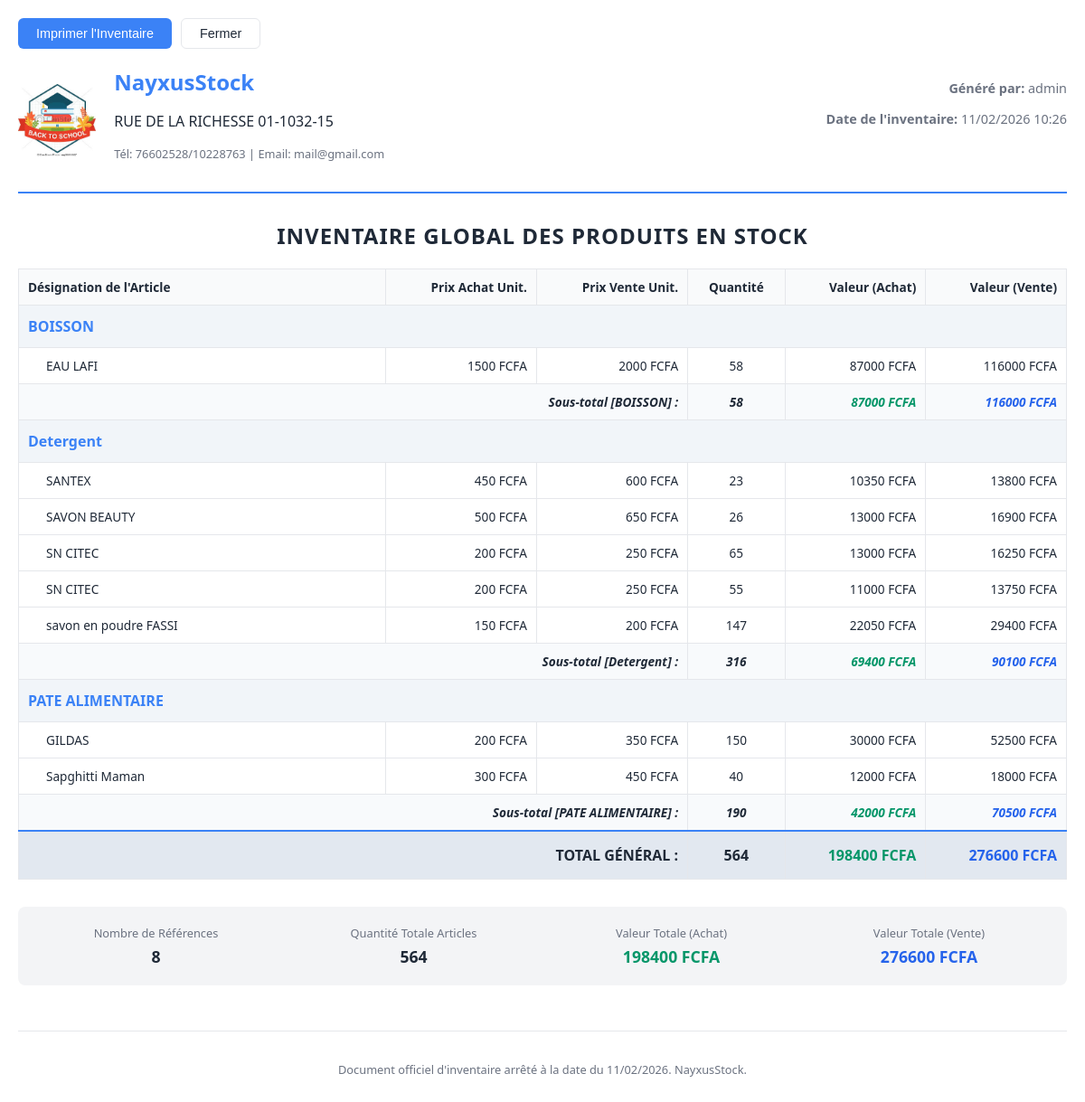
/inventory/products/report/inventory/ (signed in), run on the app's committed database.
### core/models.py (models this page shows, shortened)
class StoreSettings(models.Model):
    name = models.CharField(max_length=100, default="NayxusStock", verbose_name="Nom du magasin")
    address = models.TextField(blank=True, null=True, verbose_name="Adresse")
    phone = models.CharField(max_length=50, blank=True, null=True, verbose_name="Téléphone")
    email = models.EmailField(blank=True, null=True, verbose_name="Email")
    logo = models.ImageField(upload_to='logo/', blank=True, null=True, verbose_name="Logo")
    class Meta:
        verbose_name = "Paramètres du magasin"
        verbose_name_plural = "Paramètres du magasin"
    @classmethod
    def get_settings(cls):
        obj, created = cls.objects.get_or_create(id=1)
        return obj

### users/models.py (models this page shows, shortened)
class User(AbstractUser):
    class Role(models.TextChoices):
        ADMIN = "ADMIN", "Administrateur"
        SELLER = "SELLER", "Vendeur"
    role = models.CharField(max_length=50, choices=Role.choices, default=Role.SELLER)
    phone = models.CharField(max_length=20, blank=True, null=True)

### inventory/models.py (models this page shows, shortened)
class Category(models.Model):
    name = models.CharField(max_length=100, unique=True, verbose_name="Nom")
    slug = models.SlugField(max_length=100, unique=True)
    parent = models.ForeignKey('self', on_delete=models.CASCADE, null=True, blank=True, related_name='children', verbose_name="Catégorie Parente")
    description = models.TextField(blank=True, null=True)
    class Meta:
        verbose_name = "Catégorie"
        verbose_name_plural = "Catégories"
    def __str__(self):
        full_path = [self.name]
        k = self.parent
        while k is not None:
             full_path.append(k.name)
             k = k.parent
        return ' -> '.join(full_path[::-1])

class Product(models.Model):
    category = models.ForeignKey(Category, on_delete=models.RESTRICT, related_name='products', verbose_name="Catégorie")
    name = models.CharField(max_length=200, verbose_name="Nom")
    description = models.TextField(blank=True, null=True, verbose_name="Description")
    purchase_price = models.DecimalField(max_digits=10, decimal_places=2, verbose_name="Prix d'achat")
    selling_price = models.DecimalField(max_digits=10, decimal_places=2, verbose_name="Prix de vente")
    quantity = models.IntegerField(default=0, verbose_name="Quantité en stock")
    alert_threshold = models.IntegerField(default=10, verbose_name="Seuil d'alerte")
    image = models.ImageField(upload_to='products/', blank=True, null=True, verbose_name="Image")
    barcode = models.CharField(max_length=100, unique=True, blank=True, null=True, verbose_name="Code-barre")
    created_at = models.DateTimeField(auto_now_add=True)
    updated_at = models.DateTimeField(auto_now=True)
    class Meta:
        verbose_name = "Produit"
        verbose_name_plural = "Produits"
    def is_low_stock(self):
        return self.quantity <= self.alert_threshold

### inventory/views.py (the view)
# urls.py: path('products/report/inventory/', inventory_report, name='inventory_report'),
@login_required
@permission_required('inventory.add_product', raise_exception=True)
def inventory_report(request):
    products = Product.objects.all().select_related('category').order_by('category__name', 'name')
    categories_list = Category.objects.filter(products__isnull=False).distinct().order_by('name')
    report_data = []
    for cat in categories_list:
        cat_products = products.filter(category=cat)
        cat_qty = 0
        cat_purchase_value = 0
        cat_selling_value = 0
        for p in cat_products:
            cat_qty += p.quantity
            cat_purchase_value += p.quantity * p.purchase_price
            cat_selling_value += p.quantity * p.selling_price
        report_data.append({
            'category': cat,
            'products': cat_products,
            'subtotal_qty': cat_qty,
            'subtotal_purchase_value': cat_purchase_value,
            'subtotal_selling_value': cat_selling_value,
        })
    summary = products.aggregate(
        total_items=Count('id'),
        total_qty=Sum('quantity'),
    )
    total_purchase_value = 0
    total_selling_value = 0
    for p in products:
        total_purchase_value += p.quantity * p.purchase_price
        total_selling_value += p.quantity * p.selling_price
    context = {
        'report_data': report_data,
        'summary': {
            'total_items': summary['total_items'],
            'total_qty': summary['total_qty'],
            'total_purchase_value': total_purchase_value,
            'total_selling_value': total_selling_value,
        },
        'today': timezone.now()
    }
    return render(request, 'inventory/inventory_report.html', context)

### core/context_processors.py (called while the page is built)
def store_info(request):
    return {
        'store': StoreSettings.get_settings()
    }

def stock_alerts(request):
    count = Product.objects.filter(quantity__lte=F('alert_threshold')).count()
    return {
        'low_stock_alert_count': count
    }

### inventory/templates/inventory/inventory_report.html (shortened to what this page needs)
<!DOCTYPE html>
<html lang="fr">
<head>
</head>
<body>
    <div class="no-print">
        <button onclick="window.print()" class="btn btn-print">Imprimer l'Inventaire</button>
        <button onclick="window.close()" class="btn">Fermer</button>
    </div>
    <div class="header">
        <div style="display: flex; align-items: center; gap: 20px;">
            {% if store.logo %}
                <img src="{{ store.logo.url }}" alt="Logo" style="max-height: 80px; width: auto; border-radius: 4px;">
            {% endif %}
            <div class="company-info">
                <h1>{{ store.name }}</h1>
                <p>{{ store.address|default:"État Permanent de l'Inventaire" }}</p>
                {% if store.phone or store.email %}
                <p style="font-size: 0.8rem; color: var(--text-light);">
                    {% if store.phone %}Tél: {{ store.phone }} {% endif %}
                    {% if store.email %}| Email: {{ store.email }}{% endif %}
                </p>
                {% endif %}
            </div>
        </div>
        <div class="meta-info">
            <p><strong>Généré par:</strong> {{ user.username }}</p>
            <p><strong>Date de l'inventaire:</strong> {{ today|date:"d/m/Y H:i" }}</p>
        </div>
    </div>
    <div class="report-title">
        <h2>Inventaire Global des Produits en Stock</h2>
    </div>
    <table>
        <thead>
            <tr>
                <th style="width: 35%;">Désignation de l'Article</th>
                <th style="text-align: right;">Prix Achat Unit.</th>
                <th style="text-align: right;">Prix Vente Unit.</th>
                <th style="text-align: center;">Quantité</th>
                <th style="text-align: right;">Valeur (Achat)</th>
                <th style="text-align: right;">Valeur (Vente)</th>
            </tr>
        </thead>
        <tbody>
            {% for item in report_data %}
            <tr style="background-color: #f1f5f9;">
                <td colspan="6" style="font-weight: 700; color: var(--primary); font-size: 1rem; padding: 12px 10px;">
                     {{ item.category }}
                </td>
            </tr>
            {% for product in item.products %}
            <tr>
                <td style="padding-left: 30px; font-weight: 500;">{{ product.name }}</td>
                <td style="text-align: right;">{{ product.purchase_price|floatformat:0 }} FCFA</td>
                <td style="text-align: right;">{{ product.selling_price|floatformat:0 }} FCFA</td>
                <td style="text-align: center; {% if product.is_low_stock %}color: #dc2626; font-weight: 700;{% endif %}">
                    {{ product.quantity }}
                </td>
                <td style="text-align: right;">
                    {% widthratio product.quantity 1 product.purchase_price as val_p %}
                    {{ val_p }} FCFA
                </td>
                <td style="text-align: right;">
                    {% widthratio product.quantity 1 product.selling_price as val_s %}
                    {{ val_s }} FCFA
                </td>
            </tr>
            {% endfor %}
            <tr style="background-color: #f8fafc; font-style: italic;">
                <td colspan="3" style="text-align: right; font-weight: 600;">Sous-total [{{ item.category.name }}] :</td>
                <td style="text-align: center; font-weight: 700;">{{ item.subtotal_qty }}</td>
                <td style="text-align: right; font-weight: 700; color: #059669;">{{ item.subtotal_purchase_value|floatformat:0 }} FCFA</td>
                <td style="text-align: right; font-weight: 700; color: #2563eb;">{{ item.subtotal_selling_value|floatformat:0 }} FCFA</td>
            </tr>
            {% empty %}
            <tr>
                <td colspan="6" style="text-align: center;">Aucun produit en stock.</td>
            </tr>
            {% endfor %}
        </tbody>
        <tfoot>
            <tr style="background-color: #e2e8f0; border-top: 2px solid var(--primary);">
                <td colspan="3" style="text-align: right; font-size: 1rem; font-weight: 700; padding: 15px 10px;">TOTAL GÉNÉRAL :</td>
                <td style="text-align: center; font-size: 1rem; font-weight: 700;">{{ summary.total_qty }}</td>
                <td style="text-align: right; font-size: 1rem; font-weight: 700; color: #059669;">{{ summary.total_purchase_value|floatformat:0 }} FCFA</td>
                <td style="text-align: right; font-size: 1rem; font-weight: 700; color: #2563eb;">{{ summary.total_selling_value|floatformat:0 }} FCFA</td>
            </tr>
        </tfoot>
    </table>
    <div class="summary-section">
        <div class="summary-item">
            <span class="summary-label">Nombre de Références</span>
            <span class="summary-value">{{ summary.total_items }}</span>
        </div>
        <div class="summary-item">
            <span class="summary-label">Quantité Totale Articles</span>
            <span class="summary-value">{{ summary.total_qty }}</span>
        </div>
        <div class="summary-item">
            <span class="summary-label">Valeur Totale (Achat)</span>
            <span class="summary-value" style="color: #059669;">{{ summary.total_purchase_value|floatformat:0 }} FCFA</span>
        </div>
        <div class="summary-item">
            <span class="summary-label">Valeur Totale (Vente)</span>
            <span class="summary-value" style="color: #2563eb;">{{ summary.total_selling_value|floatformat:0 }} FCFA</span>
        </div>
    </div>
    <div style="margin-top: 50px; font-size: 0.8rem; color: var(--text-light); text-align: center; border-top: 1px solid var(--border); padding-top: 20px;">
        <p>Document officiel d'inventaire arrêté à la date du {{ today|date:"d/m/Y" }}. NayxusStock.</p>
    </div>
</body>
</html>

### inventory/templates/inventory/inventory_report.html (style rules this page uses)
:root { --primary: #3b82f6; --text-dark: #1f2937; --text-light: #6b7280; --border: #e5e7eb; }
body { font-family: 'Segoe UI', Tahoma, Geneva, Verdana, sans-serif; margin: 0; padding: 20px; color: var(--text-dark); background: #fff; }
.header { display: flex; justify-content: space-between; align-items: flex-start; margin-bottom: 30px; border-bottom: 2px solid var(--primary); padding-bottom: 20px; }
.company-info h1 { margin: 0; color: var(--primary); font-size: 24px; }
.report-title { text-align: center; margin-bottom: 20px; }
.report-title h2 { margin: 0; text-transform: uppercase; letter-spacing: 1px; }
.meta-info { font-size: 0.9rem; color: var(--text-light); text-align: right; }
table { width: 100%; border-collapse: collapse; margin-bottom: 30px; }
th, td { border: 1px solid var(--border); padding: 10px; text-align: left; font-size: 0.85rem; }
th { background-color: #f9fafb; font-weight: 600; }
.summary-section { display: grid; grid-template-columns: repeat(4, 1fr); gap: 20px; margin-top: 20px; padding: 20px; background: #f3f4f6; border-radius: 8px; }
.summary-item { text-align: center; }
.summary-label { display: block; font-size: 0.8rem; color: var(--text-light); margin-bottom: 5px; }
.summary-value { font-size: 1.1rem; font-weight: 700; color: var(--text-dark); }
.no-print { margin-bottom: 20px; display: flex; gap: 10px; }
.btn { padding: 8px 20px; border-radius: 6px; text-decoration: none; font-size: 0.9rem; cursor: pointer; border: 1px solid var(--border); background: #fff; color: var(--text-dark); }
.btn-print { background: var(--primary); color: #fff; border: none; }

### data on the page
StoreSettings: logo (picture), name "NayxusStock", address "RUE DE LA RICHESSE 01-1032-15", phone "76602528/10228763", email "mail@gmail.com"
User: username "admin"
Category: category "BOISSON", category.name "BOISSON", subtotal_qty "58", subtotal_purchase_value "87000", subtotal_selling_value "116000"
Product: name "EAU LAFI", purchase_price "1500", selling_price "2000", quantity "58", val_p "87000", val_s "116000"
Category: category "Detergent", category.name "Detergent", subtotal_qty "316", subtotal_purchase_value "69400", subtotal_selling_value "90100"
Product: name "SANTEX", purchase_price "450", selling_price "600", quantity "23", val_p "10350", val_s "13800"
Product: name "SAVON BEAUTY", purchase_price "500", selling_price "650", quantity "26", val_p "13000", val_s "16900"
Product: name "SN CITEC", purchase_price "200", selling_price "250", quantity "65", val_p "13000", val_s "16250"
Product: name "SN CITEC", purchase_price "200", selling_price "250", quantity "55", val_p "11000", val_s "13750"
Product: name "savon en poudre FASSI", purchase_price "150", selling_price "200", quantity "147", val_p "22050", val_s "29400"
Category: category "PATE ALIMENTAIRE", category.name "PATE ALIMENTAIRE", subtotal_qty "190", subtotal_purchase_value "42000", subtotal_selling_value "70500"
Product: name "GILDAS", purchase_price "200", selling_price "350", quantity "150", val_p "30000", val_s "52500"
Product: name "Sapghitti Maman", purchase_price "300", selling_price "450", quantity "40", val_p "12000", val_s "18000"

### other printed values
{{ summary.total_qty }} "564"
{{ summary.total_purchase_value|floatformat:0 }} "198400"
{{ summary.total_selling_value|floatformat:0 }} "276600"
{{ summary.total_items }} "8"
